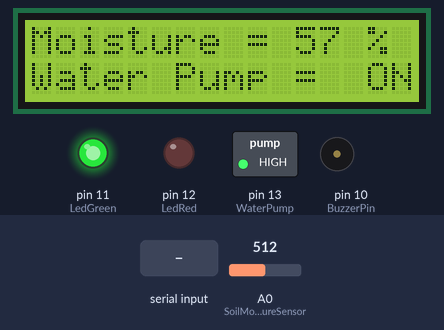
The sketch below on a simulated Arduino Uno, built with avr-gcc and run on an emulated ATmega328P. On the bench: 16×2 character LCD, switched loads named in the sketch (green lamp = pin HIGH), output pins drawn as LEDs (lit = HIGH), buzzer (waves = sounding). Inputs (shaded band) come from the test bench; at power-on: A0 (SoilMoistureSensor) = 512. What the sketch prints to the serial monitor is not drawn.

Above: at 7.5 s.
7.6 s: A0 (SoilMoistureSensor) set to 415
At 8.43 s:
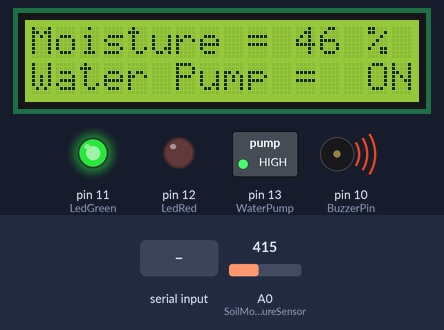
11.6 s: A0 (SoilMoistureSensor) set to 398
At 13.5 s:
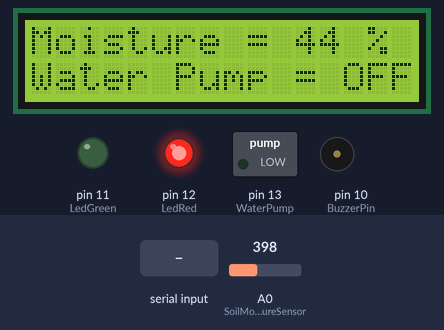
13.8 s: "on\n" received over Serial
At 14.2 s:
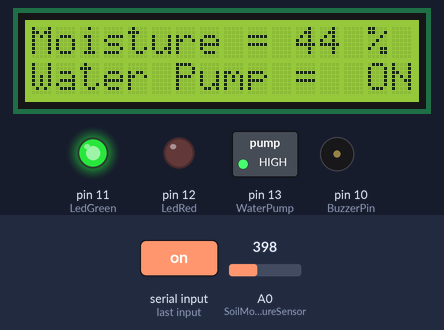
15.3 s: A0 (SoilMoistureSensor) set to 306
At 16.6 s:
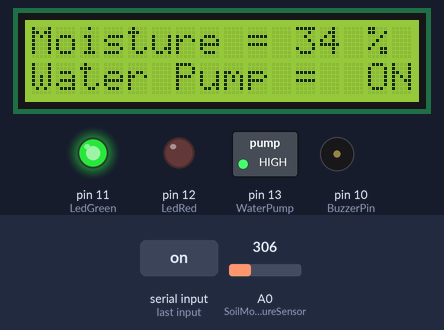
17.4 s: "off\n" received over Serial
At 18.6 s:
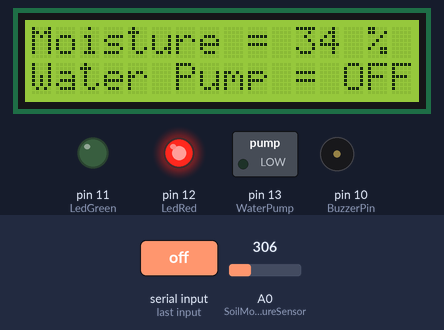
Timing chart, 0 to 20.3 s (numbered marks = the images above; inputs shaded):
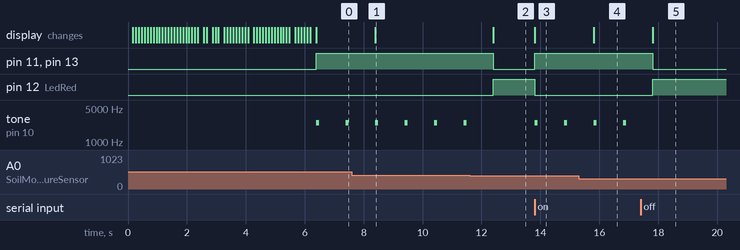

The sketch:

arduinocode_copy_20240602114535.ino
```cpp
#include <LiquidCrystal.h>

const int BuzzerPin = 10;
const int LedRed = 12;
const int LedGreen = 11;
const int SoilMoistureSensor = A0;
const int WaterPump = 13;

LiquidCrystal lcd(2, 3, 4, 5, 6, 7);

bool pumpForcedOn = false; // To keep track if the pump is manually forced on
bool pumpState = false;    // To keep track of the pump's actual state

void setup() {
  pinMode(WaterPump, OUTPUT);
  pinMode(LedRed, OUTPUT);
  pinMode(LedGreen, OUTPUT);
  pinMode(BuzzerPin, OUTPUT);
  Serial.begin(9600);

  lcd.begin(16, 2);
  pinMode(BuzzerPin, OUTPUT);

  String message1 = "Welcome";
  String message2 = "Calcutta";
  String message11 = "Institute of Tec.";

  lcd.clear();
  lcd.setCursor(4, 0);
  for (int i = 0; i < message1.length(); i++) {
    lcd.print(message1.charAt(i));
    delay(100);
  }
  lcd.clear();
  lcd.setCursor(4, 0);
  for (int i = 0; i < message2.length(); i++) {
    lcd.print(message2.charAt(i));
    delay(100);
  }

  lcd.setCursor(0, 1);
  for (int i = 0; i < message11.length(); i++) {
    lcd.print(message11.charAt(i));
    delay(100);
  }

  lcd.clear();
  lcd.setCursor(0, 0);

  String message3 = "Automated Plant";
  String message4 = "Watering System";

  for (int i = 0; i < message3.length(); i++) {
    lcd.print(message3.charAt(i));
    delay(100);
  }
  lcd.setCursor(0, 1);
  for (int i = 0; i < message4.length(); i++) {
    lcd.print(message4.charAt(i));
    delay(100);
  }
  delay(100);
  lcd.clear();
  lcd.setCursor(0, 0);
  lcd.print("Moisture = ");
  lcd.setCursor(0, 1);
  lcd.print("Water Pump = ");
}

void loop() {
  int Sensor = analogRead(SoilMoistureSensor);
  int mappedValue = map(Sensor, 0, 876, 0, 99);
  Serial.println(mappedValue);
  //delay(3000);

  lcd.setCursor(11, 0);
  lcd.print(mappedValue);
  lcd.setCursor(14, 0);
  lcd.print("%");
  lcd.setCursor(13, 1);

  if (mappedValue > 45) {
    pumpState = true; // Automatically turn on the pump
  } else if (!pumpForcedOn) {
    pumpState = false; // Automatically turn off the pump if not forced on
  }

  if (pumpState || pumpForcedOn) {
    digitalWrite(WaterPump, HIGH);
    digitalWrite(LedGreen, HIGH);
    digitalWrite(LedRed, LOW);
lcd.print(" ON");
    playSound();
  } else {
    digitalWrite(WaterPump, LOW);
    digitalWrite(LedGreen, LOW);
    digitalWrite(LedRed, HIGH);
    lcd.print("OFF");
  }

  if (Serial.available() > 0) {
    String pumpForce = Serial.readStringUntil('\n');
    Serial.println(pumpForce);

    if (pumpForce == "on") {
      pumpForcedOn = true;
      pumpState = true; // Force pump on
    } else if (pumpForce == "off") {
      pumpForcedOn = false;
      pumpState = (mappedValue > 45); // Revert to automatic control based on moisture level
    }
  }
}

void playSound() {
  tone(BuzzerPin, 2500, 100);
  delay(1000);
}
```

Measured:
- the behaviour switches between 408 and 407 on A0 (SoilMoistureSensor) (found by bisection; images 1 and 2)
- after the input at 7.6 s, the display: changes after 0.79 s (image 1)
- after the input at 11.6 s, pin 11 (LedGreen), pin 13 (WaterPump): HIGH → LOW after 0.80 s; pin 12 (LedRed): LOW → HIGH after 0.80 s; tone on pin 10 (BuzzerPin): stops changing and stays silent; the display: changes after 0.80 s (image 2)
- after the input at 13.8 s, pin 11 (LedGreen), pin 13 (WaterPump): LOW → HIGH at once; pin 12 (LedRed): HIGH → LOW at once; tone on pin 10 (BuzzerPin): alternates 2500 Hz for 0.10 s and silent for 0.90 s, starting at once; the display: changes at once (image 3)
- after the input at 15.3 s, the display: changes after 0.52 s (image 4)
- after the input at 17.4 s, pin 11 (LedGreen), pin 13 (WaterPump): HIGH → LOW after 0.42 s; pin 12 (LedRed): LOW → HIGH after 0.42 s; tone on pin 10 (BuzzerPin): stops changing and stays silent; the display: changes after 0.42 s (image 5)
- by itself, tone on pin 10 (BuzzerPin): alternates 2500 Hz for 0.10 s and silent for 0.90 s
